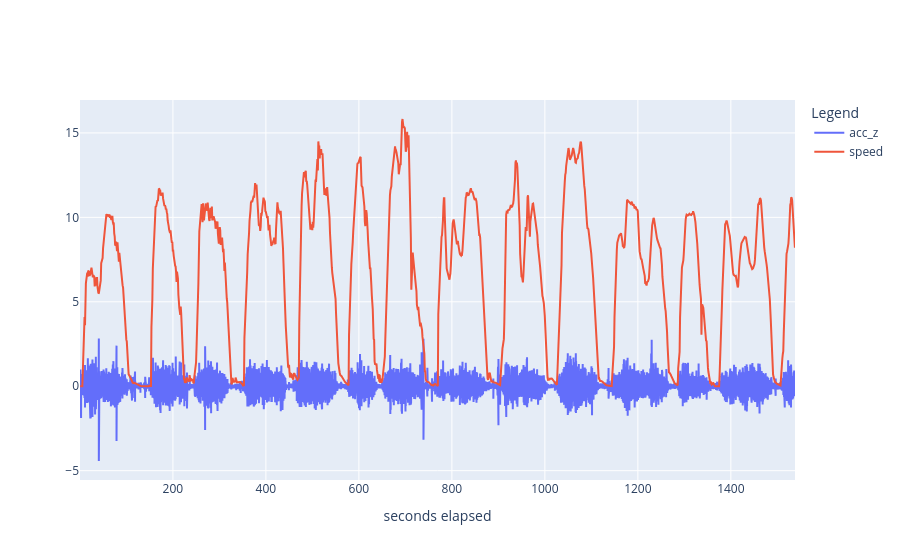

The notebook cell this image was saved under:
### Markdown cell above
## Raw Visualization

### Code cell
import plotly.graph_objects as go


fig = go.Figure()
fig.add_trace(go.Scatter(
    x=acc_orig_df_1['seconds_elapsed'], 
    y=acc_orig_df_1['z'],
    mode='lines',
    name='acc_z'
))
fig.add_trace(go.Scatter(
    x=loc_orig_df_1['seconds_elapsed'], 
    y=loc_orig_df_1['speed'],
    mode='lines',
    name='speed'
))
fig.update_layout(
    xaxis=dict(title='seconds elapsed'),
    legend=dict(title='Legend')
)
fig.show()

### Figure 1 — Plotly figure (JSON) as saved in the notebook; plotly's stock layout.template omitted (floating-point values rounded to 4 significant figures; data arrays with more than 128 entries replaced by an {"elided": "..."} marker saying what was removed)
{"data": [{"mode": "lines", "name": "acc_z", "type": "scatter", "x": {"elided": "154178 float values"}, "y": {"elided": "154178 float values"}}, {"mode": "lines", "name": "speed", "type": "scatter", "x": {"elided": "1472 float values"}, "y": {"elided": "1472 float values"}}], "layout": {"legend": {"title": {"text": "Legend"}}, "xaxis": {"title": {"text": "seconds elapsed"}}}}
